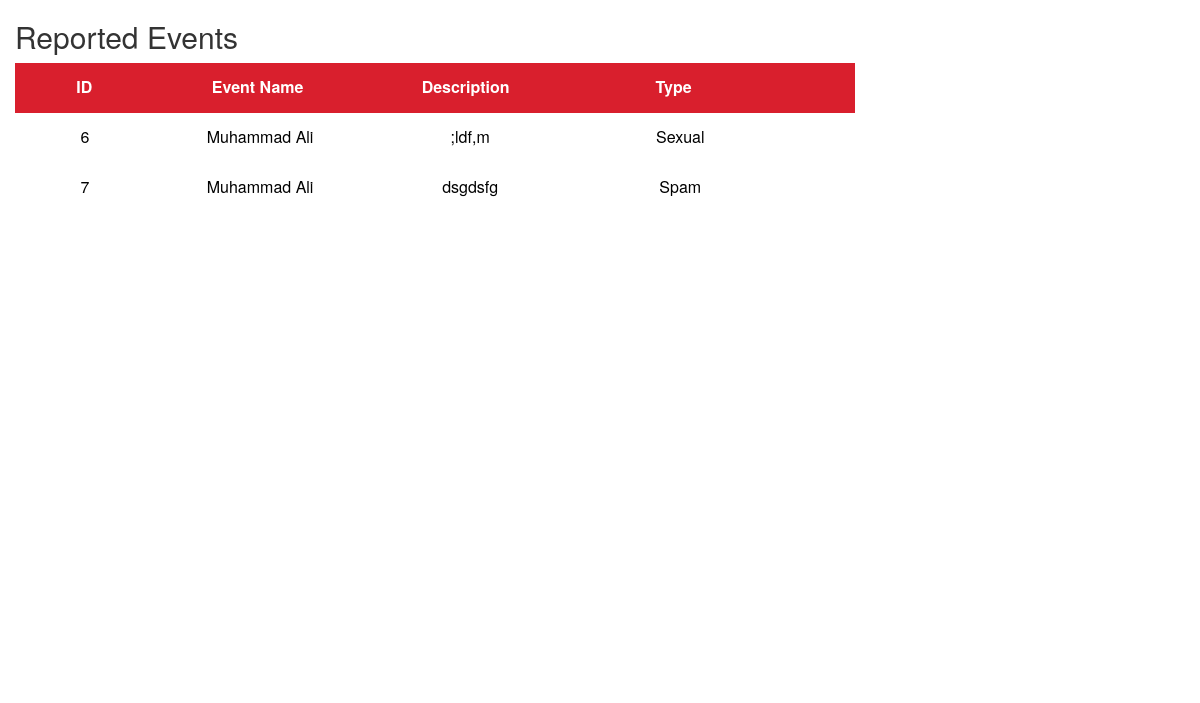
Screenshot of /Admin_Panel/reportedEvent.php with the database file from the repository.
### tables this page shows
CREATE TABLE `report` (
  `rID` int(10) NOT NULL,
  `rEventID` int(10) NOT NULL,
  `rComment` text NOT NULL,
  `rType` varchar(50) NOT NULL
);

CREATE TABLE `event` (
  `event_id` int(10) NOT NULL,
  `event_name` varchar(50) NOT NULL,
  `event_location` varchar(100) NOT NULL,
  `event_start_time` varchar(50) NOT NULL,
  `event_end_time` varchar(50) NOT NULL,
  `food_type` text NOT NULL,
  `guest_of_honor` text NOT NULL,
  `event_description` text NOT NULL,
  `event_type_id` int(11) NOT NULL,
  `status` enum('Requested','Pending','Accepted','Rejected','Closed','Passed') NOT NULL,
  `event_date` date NOT NULL,
  `request_dt` datetime NOT NULL,
  `updated_dt` datetime NOT NULL,
  `platform` enum('IOS','ANDROID') NOT NULL,
  `no_of_guests_est` int(10) NOT NULL,
  `photo` text NOT NULL,
  `qr_code` text NOT NULL,
  `cpd_hrs` varchar(20) NOT NULL,
  `event_category` enum('Public','Private') NOT NULL
);

### Admin_Panel/reportedEvent.php (the view, shortened to what this page needs)
<link rel="stylesheet" href="https://maxcdn.bootstrapcdn.com/bootstrap/3.3.7/css/bootstrap.min.css">
<link rel="stylesheet" href="bodycss.css">
<link rel="stylesheet" href="mycss.css">
 <?php
 $servername = "localhost";
$username = "root";
$password = "";
$databaseName="neweventia";
$conn = new mysqli($servername, $username, $password, $databaseName);
if ($conn->connect_error) {
    die("Connection failed: " . $conn->connect_error);
}
else {
	echo'<div class="container">';
	echo'<div class="row">';
		echo'<h2>Reported Events</h2>';
		echo'<table class="points_table">';
			echo'<thead>';
				echo'<tr>';
					echo'<th class="col-xs-2">ID</th>';
					echo'<th class="col-xs-3">Event Name</th>';
					echo'<th class="col-xs-3">Description</th>';
					echo'<th class="col-xs-3">Type</th>';
				echo'</tr>';
			echo'</thead>';
		echo'<tbody class="points_table_scrollbar">';
	$esql = "SELECT * FROM `report`";
	$rresult = $conn->query($esql);
	if($rresult->num_rows>0)
	{
		while ($rrow = $rresult->fetch_assoc()) {
			$sql = "SELECT * FROM `event` WHERE event_id = ".$rrow["rEventID"]." ";
			$result = $conn->query($sql);
			if($row = $result->fetch_assoc())
			{
				echo'<tr class="odd">';
					echo'<td class="col-xs-2">'.$rrow["rID"].'</td>';
					echo'<td class="col-xs-3">'.$row["event_name"].'</td>';
					echo'<td class="col-xs-3">'.$rrow["rComment"].'</td>';
					echo'<td class="col-xs-3">'.$rrow["rType"].'</td>';
				echo'</tr>';
			}
		}
	}
	else{
		echo "0 result";
	}
	echo'</tbody>';
		echo'</table>';
	echo'</div>';
echo'</div>';
}
?>

### Admin_Panel/bodycss.css (style rules this page uses)
.points_table thead { width: 100%; }
.points_table tbody { height: 562px; overflow-y: auto; width: 100%; }
.points_table thead tr { width: 99%; }
.points_table tr { width: 100%; }
.points_table thead, .points_table tbody, .points_table tr, .points_table td, .points_table th { display: inline-block; }
.points_table thead { background: #d91f2d; color: #fff; }
.points_table tbody td, .points_table thead > tr> th { float: left; border-bottom-width: 0; }
.points_table>tbody>tr>td, .points_table>tbody>tr>th, .points_table>tfoot>tr>td, .points_table>tfoot>tr>th, .points_table>thead>tr>td, .points_table>thead>tr>th { padding: 8px; height: 50px; text-align: center; line-height: 32px; }
.odd { background: #ffffff; color: #000; }
.points_table_scrollbar { height: 612px; overflow-y: scroll; }

### rows the page displays
report: rID "6", event.event_name "Muhammad Ali", rComment ";ldf,m", rType "Sexual"
report: rID "7", event.event_name "Muhammad Ali", rComment "dsgdsfg", rType "Spam"
